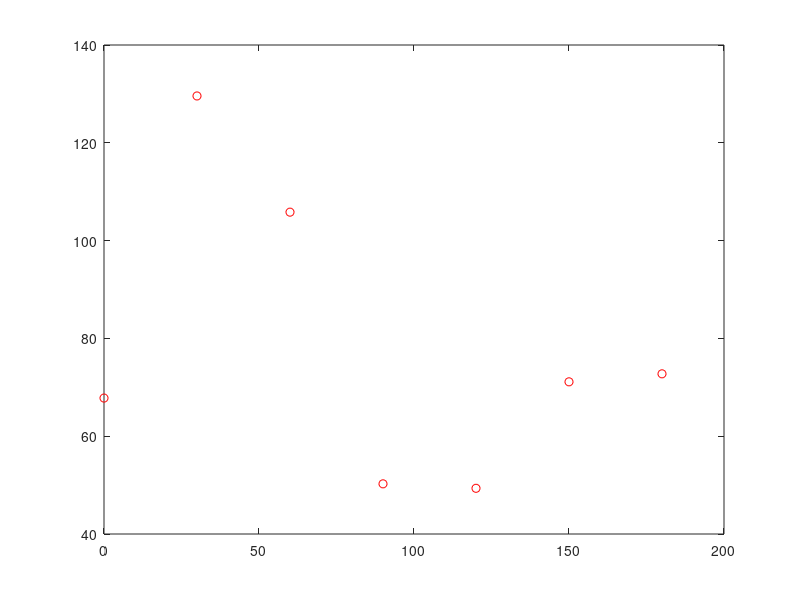

This chart was generated by the following MATLAB code: (Note: this script raises an error after producing the figure.)
Datos=[ 0   67.8000;
        30  129.5789;
        60  105.8170;
        90   50.2596;
        120  49.3466;
        150  71.1210;
        180  72.7567];

t=Datos(:,1);
g_t=Datos(:,2);

%model
G = @(G0,A,alpha,beta,delta,t) G0 + A * exp (alpha*t) * cos(beta(t-delta));
%Observations
%G_t = infsup(g_t);
%Estimate parameters
f = @(G0,A,alpha,beta,delta,t) G (G0,A,alpha,beta,delta,t);
%plot
plot(t,g_t,'ro');

%fitting
fit2 = fit(t,g_t,'poly4');
plot(fit2,t,g_t);